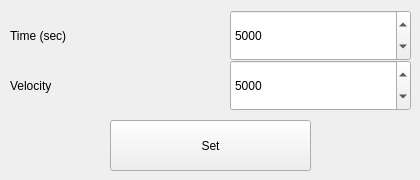
    <widget class="QWidget" name="tab_10">
     <attribute name="title">
      <string>Arduino</string>
     </attribute>
     <widget class="QPushButton" name="pushButton_ArduinoSet">
      <property name="geometry">
       <rect>
        <x>110</x>
        <y>120</y>
        <width>201</width>
        <height>51</height>
       </rect>
      </property>
      <property name="sizePolicy">
       <sizepolicy hsizetype="Minimum" vsizetype="Minimum">
        <horstretch>0</horstretch>
        <verstretch>0</verstretch>
       </sizepolicy>
      </property>
      <property name="text">
       <string>Set</string>
      </property>
      <property name="checkable">
       <bool>false</bool>
      </property>
      <property name="checked">
       <bool>false</bool>
      </property>
     </widget>
     <widget class="QSpinBox" name="task_spinBox_gripperPosValue_2">
      <property name="geometry">
       <rect>
        <x>230</x>
        <y>10</y>
        <width>181</width>
        <height>51</height>
       </rect>
      </property>
      <property name="maximum">
       <number>10000</number>
      </property>
      <property name="singleStep">
       <number>500</number>
      </property>
      <property name="value">
       <number>5000</number>
      </property>
     </widget>
     <widget class="QLabel" name="label_2">
      <property name="geometry">
       <rect>
        <x>10</x>
        <y>10</y>
        <width>211</width>
        <height>51</height>
       </rect>
      </property>
      <property name="text">
       <string>Time (sec)</string>
      </property>
     </widget>
     <widget class="QSpinBox" name="task_spinBox_gripperPosValue_3">
      <property name="geometry">
       <rect>
        <x>230</x>
        <y>60</y>
        <width>181</width>
        <height>51</height>
       </rect>
      </property>
      <property name="maximum">
       <number>10000</number>
      </property>
      <property name="singleStep">
       <number>500</number>
      </property>
      <property name="value">
       <number>5000</number>
      </property>
     </widget>
     <widget class="QLabel" name="label_3">
      <property name="geometry">
       <rect>
        <x>10</x>
        <y>60</y>
        <width>211</width>
        <height>51</height>
       </rect>
      </property>
      <property name="text">
       <string>Velocity</string>
      </property>
     </widget>
    </widget>
